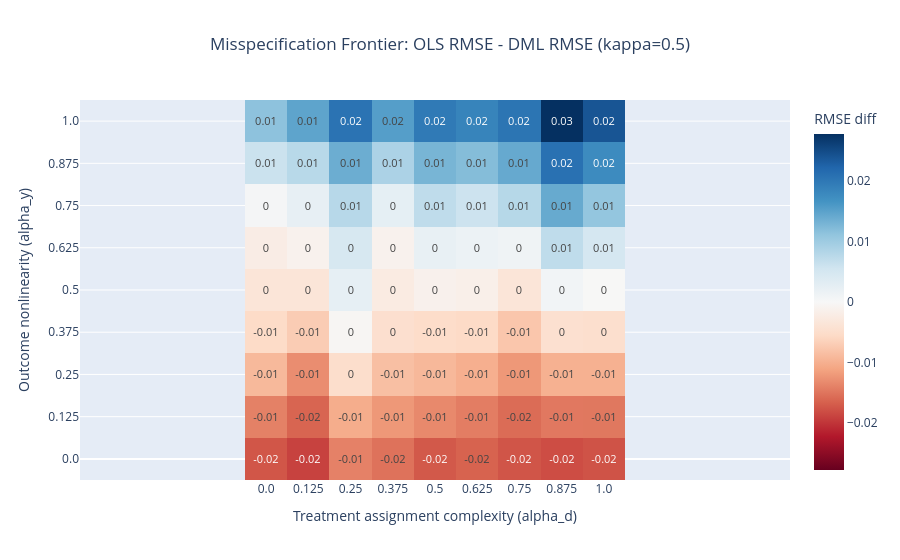

Here is the notebook cell this chart was saved with:
### Markdown cell above
## Frontiers

### Code cell
fig = frontier_heatmap(summary_df, kappa=0.5)
fig.show()
